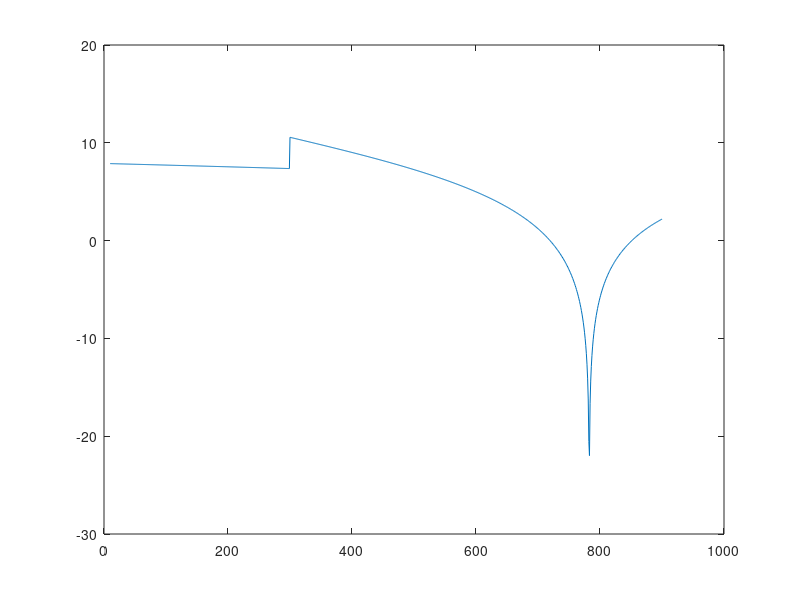

Source code (MATLAB):
% elma

clear ff;
clear gg;

a=-6.15
b=2.33
c=2.91
d=11.87
%
fcr=1000
%
k=1;
%

for i=1:20000
    
    f=i;
   
    ratio=f/fcr;
    
    if( 0.01 <= ratio && ratio < 0.3)
        ff(k)=f;
        gg(k)=a+b*(ratio);
        k=k+1;
    end
    if( 0.3 <= ratio && ratio <= 0.9)
        ff(k)=f;
        gg(k)=c+d*log(ratio);
        k=k+1; 
    end    
    
end

gg=10*log10(gg);

figure(1);
plot(ff,gg);